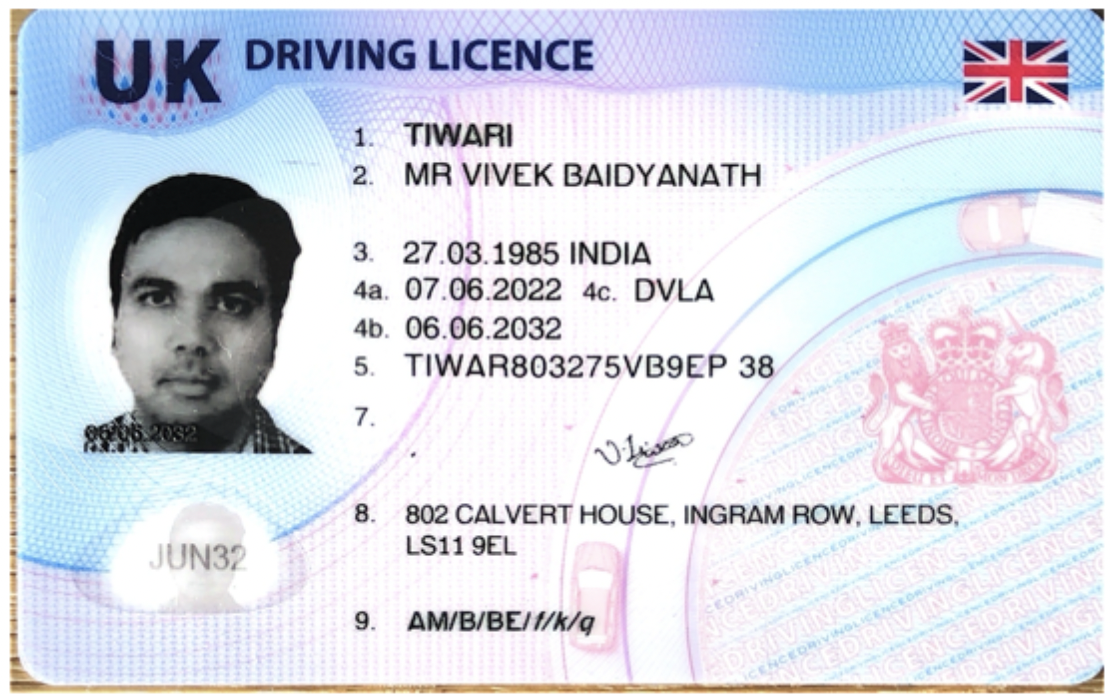
#> input picture Front.bmp, 1110 x 694 px
$ python blur.py
#> lines starting #> are read from the running program, lines starting #| are printed output that depends on the picture
from PIL import Image, ImageFilter
import sys
print(sys.executable)

before = Image.open("Front.bmp")
#> before is the input picture: PIL image 1110x694 RGBA; mean R, G, B, A 212.8, 216.6, 226.9, 255

after = before.filter(ImageFilter.BoxBlur(10))
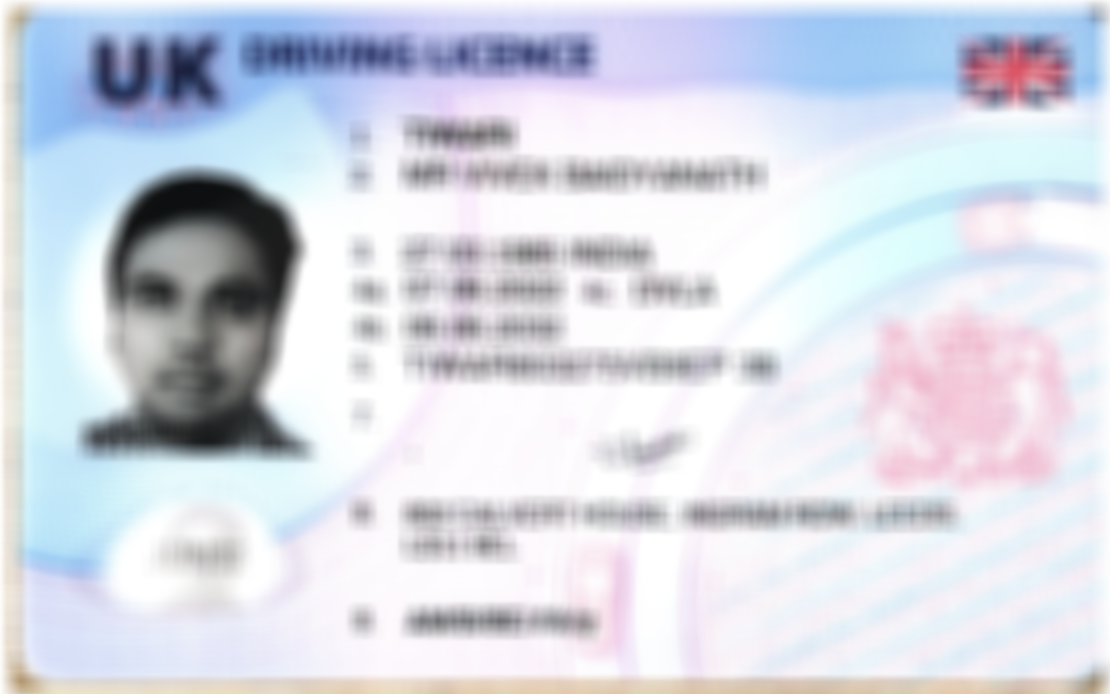
#> after: PIL image 1110x694 RGBA; mean R, G, B, A 213, 216.8, 227.2, 255

after.save("outblur.bmp")
